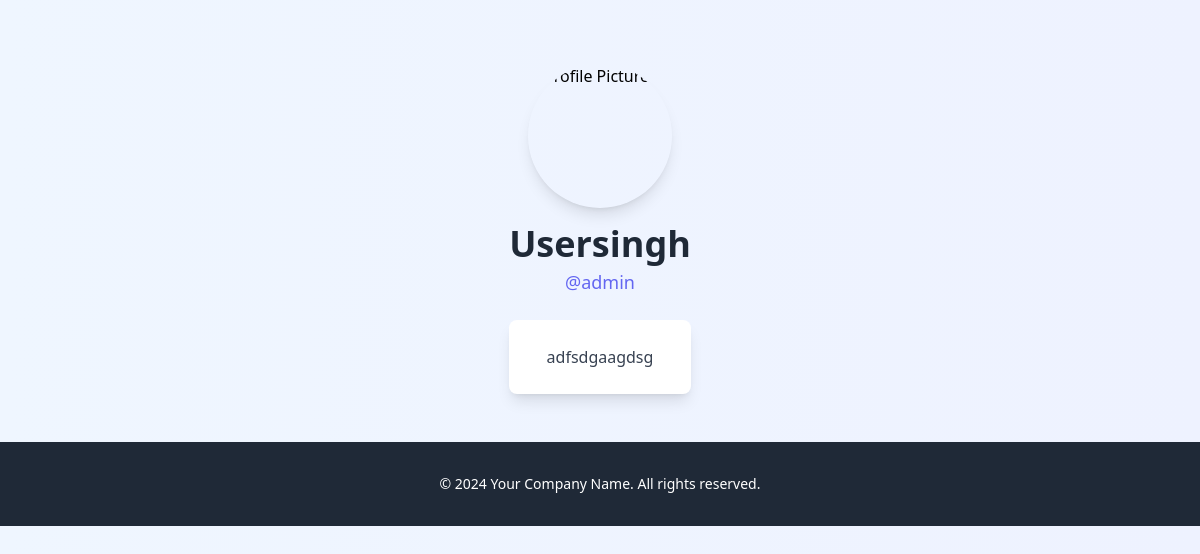
Before: /profile/ (signed in) with the older database file.
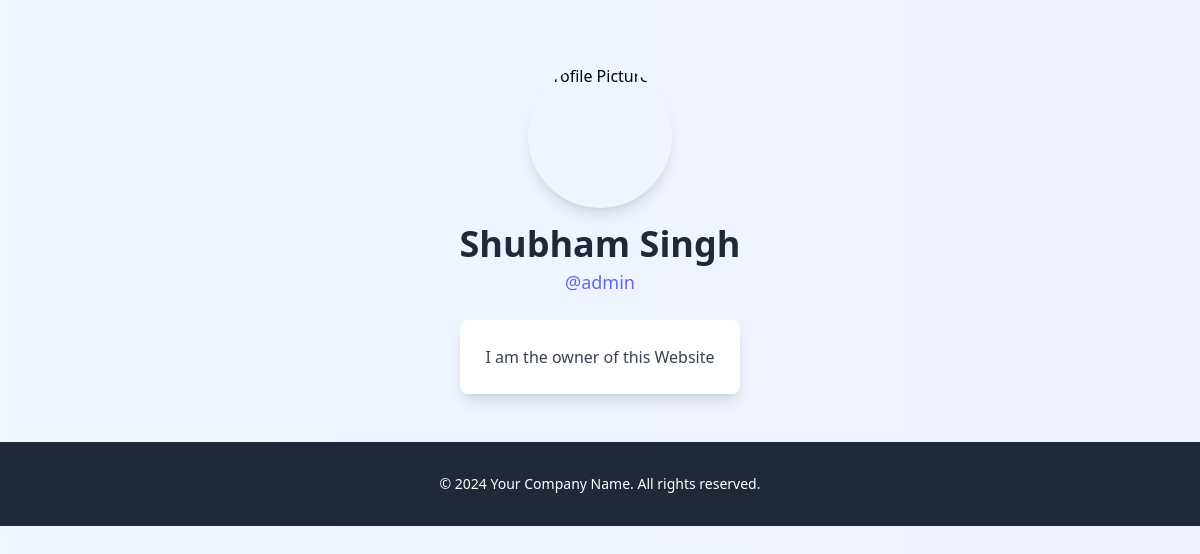
After: the same page with the newer database file.
### main/models.py (models this page shows, shortened)
class Profile(models.Model):
    user = models.OneToOneField(User, on_delete=models.CASCADE)
    displayname = models.CharField(max_length=20, null=True, blank=True)
    info = models.TextField(null=True, blank=True)
    @property
    def name(self):
        if self.displayname:
            return self.displayname
        return self.user.username

### main/views.py (the view)
# urls.py: path('profile/',views.profile_view,name='profile'),
@login_required(login_url='/login/')
def profile_view(request, username=None):
    if username:
        profile = get_object_or_404(User, username=username).profile
    else:
        profile = request.user.profile
    return render(request, 'profile.html', {'profile':profile})

### templates/profile.html (shortened to what this page needs)
<!DOCTYPE html>
<html lang="en">
<head>
    <script src="https://cdn.tailwindcss.com"></script>
</head>
<body class="bg-gradient-to-r from-blue-50 to-indigo-50 font-sans min-h-screen">
    <div class="max-w-4xl mx-auto flex flex-col items-center pt-16 px-4">
        <div class="relative w-36 h-36 mb-4">
            <img
                src="https://i.ibb.co/MstHgvS/icon.png"
                alt="Profile Picture"
                class="rounded-full w-full h-full object-cover shadow-lg"
            >
        </div>
        <div class="text-center">
            <h1 class="text-4xl font-bold text-gray-800 mb-1">{{ profile.name }}</h1>
            <div class="text-indigo-500 text-lg font-medium">@{{ profile.user.username }}</div>
            {% if profile.info %}
            <div class="mt-6 text-gray-700 text-base max-w-md mx-auto leading-relaxed break-words bg-white shadow-lg p-6 rounded-lg">
                <p>{{ profile.info }}</p>
            </div>
            {% else %}
            <p class="text-gray-500 italic mt-6">No bio available</p>
            {% endif %}
        </div>
    </div>
    <footer class="bg-gray-800 text-white text-center py-8 mt-12">
        <p class="text-sm">&copy; 2024 Your Company Name. All rights reserved.</p>
    </footer>
</body>
</html>

Changed rows visible on the page:
changed Profile "admin": name "Usersingh" → "Shubham Singh"; info "adfsdgaagdsg" → "I am the owner of this Website"
